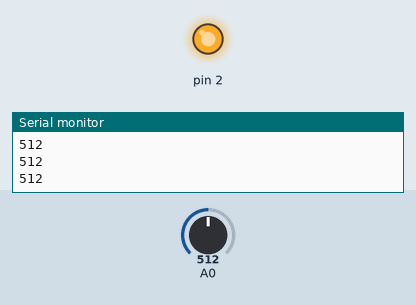
The sketch below on a simulated Arduino Uno, built with avr-gcc and run on an emulated ATmega328P. Shown: output pins drawn as LEDs (lit = HIGH), the last lines printed to the serial monitor. The inputs (shaded band) are chosen by the test bench; at power-on: A0 = 512.

Above: at 1.2 s.
1.3 s: A0 set to 209
2.8 s: A0 set to 193
At 3.9 s:
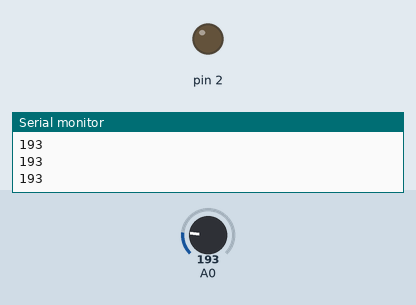
4.3 s: A0 set to 210
At 5.3 s:
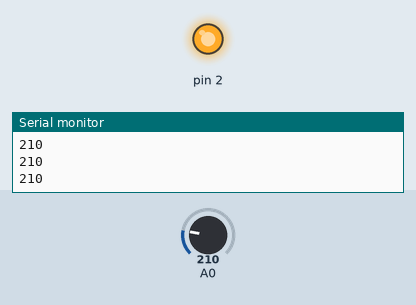
5.8 s: A0 set to 190
At 6.7 s:
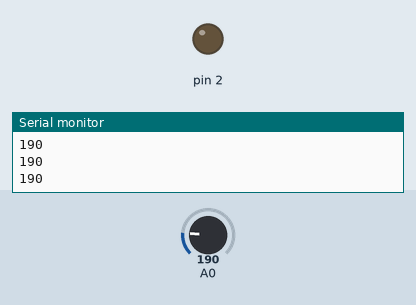
Timing chart, 0 to 8.3 s (numbered marks = the images above; inputs shaded):
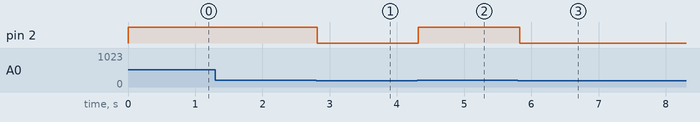

Measured:
- the behaviour switches between 201 and 200 on A0 (found by bisection; images 0 and 1)
- after the input at 2.8 s, pin 2: HIGH → LOW at once
- after the input at 4.3 s, pin 2: LOW → HIGH at once
- after the input at 5.8 s, pin 2: HIGH → LOW at once

The sketch:

ldr.ino
```cpp
// author: hasan ijaz
// description: Connect sound sensor to A0 and read value and send over serial


void setup() {
  // put your setup code here, to run once:
  Serial.begin(9600);
  pinMode(2, OUTPUT);
}

void loop() {
  // put your main code here, to run repeatedly:
  Serial.println(analogRead(A0));
  if(analogRead(A0) > 200)
    digitalWrite(2, HIGH);
  else
    digitalWrite(2, LOW);

  delay(100);
}
```
